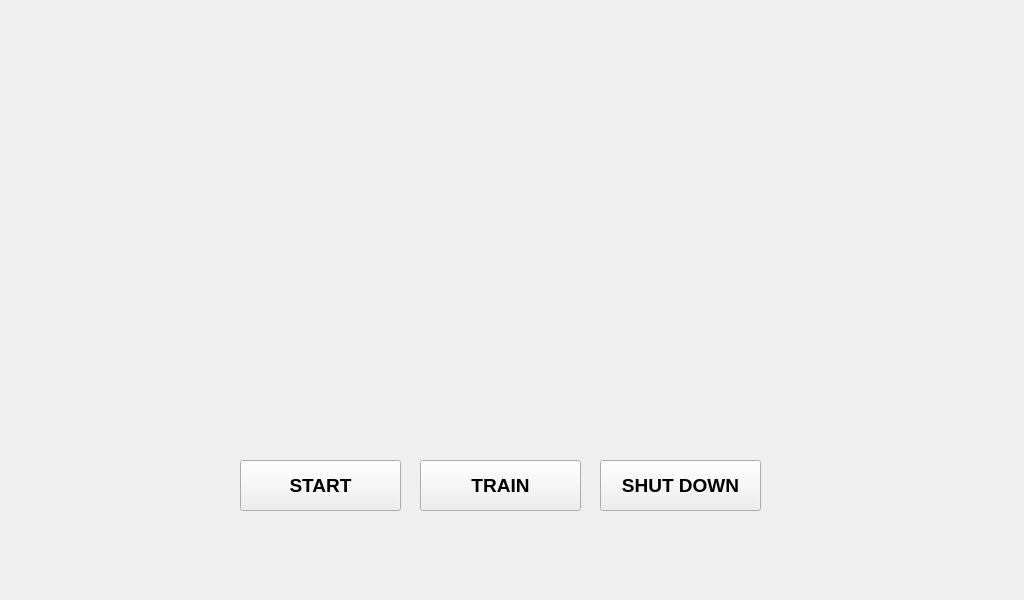
<?xml version="1.0" encoding="UTF-8"?>
<ui version="4.0">
 <class>MainWindow</class>
 <widget class="QMainWindow" name="MainWindow">
  <property name="geometry">
   <rect>
    <x>0</x>
    <y>0</y>
    <width>1024</width>
    <height>600</height>
   </rect>
  </property>
  <property name="windowTitle">
   <string>MainWindow</string>
  </property>
  <widget class="QWidget" name="centralwidget">
   <widget class="QStackedWidget" name="stackedWidget">
    <property name="geometry">
     <rect>
      <x>0</x>
      <y>0</y>
      <width>1024</width>
      <height>600</height>
     </rect>
    </property>
    <property name="styleSheet">
     <string notr="true">#pgSplash {
	border-image: url(:/images/images/5.jpg) 0 0 0 0 stretch stretch;
}

#pgChoose {
	border-image: url(:/images/images/4.jpg) 0 0 0 0 stretch stretch;
}


#pgGreen QLabel, #pgRed QLabel, #pgYellow QLabel {
	color: white;
}

</string>
    </property>
    <property name="currentIndex">
     <number>0</number>
    </property>
    <widget class="QWidget" name="pgSplash">
     <widget class="QPushButton" name="btnSplashStart">
      <property name="geometry">
       <rect>
        <x>240</x>
        <y>460</y>
        <width>161</width>
        <height>51</height>
       </rect>
      </property>
      <property name="font">
       <font>
        <family>Arial</family>
        <pointsize>14</pointsize>
        <weight>75</weight>
        <bold>true</bold>
       </font>
      </property>
      <property name="text">
       <string>START</string>
      </property>
     </widget>
     <widget class="QPushButton" name="btnSplashTrain">
      <property name="geometry">
       <rect>
        <x>420</x>
        <y>460</y>
        <width>161</width>
        <height>51</height>
       </rect>
      </property>
      <property name="font">
       <font>
        <family>Arial</family>
        <pointsize>14</pointsize>
        <weight>75</weight>
        <bold>true</bold>
       </font>
      </property>
      <property name="text">
       <string>TRAIN</string>
      </property>
     </widget>
     <widget class="QPushButton" name="btnSplashShutdown">
      <property name="geometry">
       <rect>
        <x>600</x>
        <y>460</y>
        <width>161</width>
        <height>51</height>
       </rect>
      </property>
      <property name="font">
       <font>
        <family>Arial</family>
        <pointsize>14</pointsize>
        <weight>75</weight>
        <bold>true</bold>
       </font>
      </property>
      <property name="text">
       <string>SHUT DOWN</string>
      </property>
     </widget>
    </widget>
    <widget class="QWidget" name="pgChoosePastry">
     <property name="styleSheet">
      <string notr="true">#pgChoosePastry {
	border-image: url(:/images/images/choose.jpg) 0 0 0 0 stretch;
}</string>
     </property>
     <widget class="QPushButton" name="btnChoosePastryBack">
      <property name="geometry">
       <rect>
        <x>440</x>
        <y>530</y>
        <width>141</width>
        <height>51</height>
       </rect>
      </property>
      <property name="font">
       <font>
        <family>Arial</family>
        <pointsize>14</pointsize>
        <weight>75</weight>
        <bold>true</bold>
       </font>
      </property>
      <property name="text">
       <string>BACK</string>
      </property>
     </widget>
     <widget class="QPushButton" name="btnChoosePastryDoughnut">
      <property name="geometry">
       <rect>
        <x>100</x>
        <y>410</y>
        <width>141</width>
        <height>61</height>
       </rect>
      </property>
      <property name="font">
       <font>
        <family>Arial</family>
        <pointsize>14</pointsize>
        <weight>75</weight>
        <bold>true</bold>
       </font>
      </property>
      <property name="text">
       <string>DONUT</string>
      </property>
     </widget>
     <widget class="QPushButton" name="btnChoosePastryCookie">
      <property name="geometry">
       <rect>
        <x>440</x>
        <y>410</y>
        <width>141</width>
        <height>61</height>
       </rect>
      </property>
      <property name="font">
       <font>
        <family>Arial</family>
        <pointsize>14</pointsize>
        <weight>75</weight>
        <bold>true</bold>
       </font>
      </property>
      <property name="text">
       <string>COOKIE</string>
      </property>
     </widget>
     <widget class="QPushButton" name="btnChoosePastryCupcake">
      <property name="geometry">
       <rect>
        <x>770</x>
        <y>410</y>
        <width>141</width>
        <height>61</height>
       </rect>
      </property>
      <property name="font">
       <font>
        <family>Arial</family>
        <pointsize>14</pointsize>
        <weight>75</weight>
        <bold>true</bold>
       </font>
      </property>
      <property name="text">
       <string>CUPCAKE</string>
      </property>
     </widget>
    </widget>
    <widget class="QWidget" name="pgTrain">
     <widget class="QPushButton" name="btnTrainExit">
      <property name="geometry">
       <rect>
        <x>830</x>
        <y>500</y>
        <width>141</width>
        <height>51</height>
       </rect>
      </property>
      <property name="text">
       <string>EXIT</string>
      </property>
     </widget>
     <widget class="QLabel" name="label">
      <property name="geometry">
       <rect>
        <x>60</x>
        <y>90</y>
        <width>111</width>
        <height>16</height>
       </rect>
      </property>
      <property name="font">
       <font>
        <family>Arial</family>
        <pointsize>10</pointsize>
       </font>
      </property>
      <property name="text">
       <string>No. of Datapoints:</string>
      </property>
     </widget>
     <widget class="QLabel" name="lblTrainCupcakePoints">
      <property name="geometry">
       <rect>
        <x>60</x>
        <y>130</y>
        <width>111</width>
        <height>21</height>
       </rect>
      </property>
      <property name="font">
       <font>
        <family>Arial</family>
        <pointsize>12</pointsize>
        <weight>75</weight>
        <bold>true</bold>
       </font>
      </property>
      <property name="text">
       <string>0</string>
      </property>
     </widget>
     <widget class="QPushButton" name="btnTrainNewCupcake">
      <property name="geometry">
       <rect>
        <x>50</x>
        <y>250</y>
        <width>151</width>
        <height>41</height>
       </rect>
      </property>
      <property name="font">
       <font>
        <family>Arial</family>
        <pointsize>7</pointsize>
        <weight>75</weight>
        <bold>true</bold>
       </font>
      </property>
      <property name="text">
       <string>READ NEW DATA</string>
      </property>
     </widget>
     <widget class="QPushButton" name="btnTrainTrainModelCupcake">
      <property name="geometry">
       <rect>
        <x>50</x>
        <y>310</y>
        <width>151</width>
        <height>41</height>
       </rect>
      </property>
      <property name="font">
       <font>
        <family>Arial</family>
        <pointsize>7</pointsize>
        <weight>75</weight>
        <bold>true</bold>
       </font>
      </property>
      <property name="text">
       <string>TRAIN / RETRAIN MODEL</string>
      </property>
     </widget>
     <widget class="QLabel" name="label_2">
      <property name="geometry">
       <rect>
        <x>60</x>
        <y>50</y>
        <width>121</width>
        <height>16</height>
       </rect>
      </property>
      <property name="font">
       <font>
        <family>Arial</family>
        <pointsize>12</pointsize>
        <weight>75</weight>
        <bold>true</bold>
       </font>
      </property>
      <property name="text">
       <string>Cup Cakes</string>
      </property>
     </widget>
     <widget class="QLabel" name="label_3">
      <property name="geometry">
       <rect>
        <x>280</x>
        <y>90</y>
        <width>111</width>
        <height>16</height>
       </rect>
      </property>
      <property name="font">
       <font>
        <family>Arial</family>
        <pointsize>10</pointsize>
       </font>
      </property>
      <property name="text">
       <string>No. of Datapoints:</string>
      </property>
     </widget>
     <widget class="QPushButton" name="btnTrainNewDoughnut">
      <property name="geometry">
       <rect>
        <x>270</x>
        <y>250</y>
        <width>151</width>
        <height>41</height>
       </rect>
      </property>
      <property name="font">
       <font>
        <family>Arial</family>
        <pointsize>7</pointsize>
        <weight>75</weight>
        <bold>true</bold>
       </font>
      </property>
      <property name="text">
       <string>READ NEW DATA</string>
      </property>
     </widget>
     <widget class="QLabel" name="label_4">
      <property name="geometry">
       <rect>
        <x>280</x>
        <y>50</y>
        <width>121</width>
        <height>16</height>
       </rect>
      </property>
      <property name="font">
       <font>
        <family>Arial</family>
        <pointsize>12</pointsize>
        <weight>75</weight>
        <bold>true</bold>
       </font>
      </property>
      <property name="text">
       <string>Doughnuts</string>
      </property>
     </widget>
     <widget class="QPushButton" name="btnTrainTrainModelDoughnut">
      <property name="geometry">
       <rect>
        <x>270</x>
        <y>310</y>
        <width>151</width>
        <height>41</height>
       </rect>
      </property>
      <property name="font">
       <font>
        <family>Arial</family>
        <pointsize>7</pointsize>
        <weight>75</weight>
        <bold>true</bold>
       </font>
      </property>
      <property name="text">
       <string>TRAIN / RETRAIN MODEL</string>
      </property>
     </widget>
     <widget class="QLabel" name="lblTrainDoughnutPoints">
      <property name="geometry">
       <rect>
        <x>280</x>
        <y>130</y>
        <width>111</width>
        <height>21</height>
       </rect>
      </property>
      <property name="font">
       <font>
        <family>Arial</family>
        <pointsize>12</pointsize>
        <weight>75</weight>
        <bold>true</bold>
       </font>
      </property>
      <property name="text">
       <string>0</string>
      </property>
     </widget>
     <widget class="QLabel" name="label_5">
      <property name="geometry">
       <rect>
        <x>500</x>
        <y>90</y>
        <width>111</width>
        <height>16</height>
       </rect>
      </property>
      <property name="font">
       <font>
        <family>Arial</family>
        <pointsize>10</pointsize>
       </font>
      </property>
      <property name="text">
       <string>No. of Datapoints:</string>
      </property>
     </widget>
     <widget class="QPushButton" name="btnTrainNewCookie">
      <property name="geometry">
       <rect>
        <x>490</x>
        <y>250</y>
        <width>151</width>
        <height>41</height>
       </rect>
      </property>
      <property name="font">
       <font>
        <family>Arial</family>
        <pointsize>7</pointsize>
        <weight>75</weight>
        <bold>true</bold>
       </font>
      </property>
      <property name="text">
       <string>READ NEW DATA</string>
      </property>
     </widget>
     <widget class="QLabel" name="label_6">
      <property name="geometry">
       <rect>
        <x>500</x>
        <y>50</y>
        <width>121</width>
        <height>16</height>
       </rect>
      </property>
      <property name="font">
       <font>
        <family>Arial</family>
        <pointsize>12</pointsize>
        <weight>75</weight>
        <bold>true</bold>
       </font>
      </property>
      <property name="text">
       <string>Cookies</string>
      </property>
     </widget>
     <widget class="QPushButton" name="btnTrainTrainModelCookie">
      <property name="geometry">
       <rect>
        <x>490</x>
        <y>310</y>
        <width>151</width>
        <height>41</height>
       </rect>
      </property>
      <property name="font">
       <font>
        <family>Arial</family>
        <pointsize>7</pointsize>
        <weight>75</weight>
        <bold>true</bold>
       </font>
      </property>
      <property name="text">
       <string>TRAIN / RETRAIN MODEL</string>
      </property>
     </widget>
     <widget class="QLabel" name="lblTrainCookiePoints">
      <property name="geometry">
       <rect>
        <x>500</x>
        <y>130</y>
        <width>111</width>
        <height>21</height>
       </rect>
      </property>
      <property name="font">
       <font>
        <family>Arial</family>
        <pointsize>12</pointsize>
        <weight>75</weight>
        <bold>true</bold>
       </font>
      </property>
      <property name="text">
       <string>0</string>
      </property>
     </widget>
     <widget class="QLineEdit" name="inputTrainSugarLevelCupcake">
      <property name="geometry">
       <rect>
        <x>70</x>
        <y>200</y>
        <width>113</width>
        <height>20</height>
       </rect>
      </property>
      <property name="font">
       <font>
        <family>Arial</family>
       </font>
      </property>
      <property name="text">
       <string/>
      </property>
      <property name="alignment">
       <set>Qt::AlignCenter</set>
      </property>
     </widget>
     <widget class="QLabel" name="lblfeawg">
      <property name="geometry">
       <rect>
        <x>70</x>
        <y>180</y>
        <width>111</width>
        <height>16</height>
       </rect>
      </property>
      <property name="text">
       <string>Sugar Level</string>
      </property>
      <property name="alignment">
       <set>Qt::AlignCenter</set>
      </property>
     </widget>
     <widget class="QLineEdit" name="inputTrainSugarLevelDoughnut">
      <property name="geometry">
       <rect>
        <x>290</x>
        <y>200</y>
        <width>113</width>
        <height>20</height>
       </rect>
      </property>
      <property name="font">
       <font>
        <family>Arial</family>
       </font>
      </property>
      <property name="text">
       <string/>
      </property>
      <property name="alignment">
       <set>Qt::AlignCenter</set>
      </property>
     </widget>
     <widget class="QLabel" name="lblfeawg_2">
      <property name="geometry">
       <rect>
        <x>290</x>
        <y>180</y>
        <width>111</width>
        <height>16</height>
       </rect>
      </property>
      <property name="text">
       <string>Sugar Level</string>
      </property>
      <property name="alignment">
       <set>Qt::AlignCenter</set>
      </property>
     </widget>
     <widget class="QLineEdit" name="inputTrainSugarLevelCookie">
      <property name="geometry">
       <rect>
        <x>510</x>
        <y>200</y>
        <width>113</width>
        <height>20</height>
       </rect>
      </property>
      <property name="font">
       <font>
        <family>Arial</family>
       </font>
      </property>
      <property name="text">
       <string/>
      </property>
      <property name="alignment">
       <set>Qt::AlignCenter</set>
      </property>
     </widget>
     <widget class="QLabel" name="lblfeawg_3">
      <property name="geometry">
       <rect>
        <x>510</x>
        <y>180</y>
        <width>111</width>
        <height>16</height>
       </rect>
      </property>
      <property name="text">
       <string>Sugar Level</string>
      </property>
      <property name="alignment">
       <set>Qt::AlignCenter</set>
      </property>
     </widget>
     <widget class="QPushButton" name="btnTrainDeleteCupcake">
      <property name="geometry">
       <rect>
        <x>50</x>
        <y>400</y>
        <width>151</width>
        <height>41</height>
       </rect>
      </property>
      <property name="font">
       <font>
        <family>Arial</family>
        <pointsize>7</pointsize>
        <weight>75</weight>
        <bold>true</bold>
       </font>
      </property>
      <property name="text">
       <string>DELETE DATA</string>
      </property>
     </widget>
     <widget class="QPushButton" name="btnTrainDeleteDoughnut">
      <property name="geometry">
       <rect>
        <x>270</x>
        <y>400</y>
        <width>151</width>
        <height>41</height>
       </rect>
      </property>
      <property name="font">
       <font>
        <family>Arial</family>
        <pointsize>7</pointsize>
        <weight>75</weight>
        <bold>true</bold>
       </font>
      </property>
      <property name="text">
       <string>DELETE DATA</string>
      </property>
     </widget>
     <widget class="QPushButton" name="btnTrainDeleteCookie">
      <property name="geometry">
       <rect>
        <x>490</x>
        <y>400</y>
        <width>151</width>
        <height>41</height>
       </rect>
      </property>
      <property name="font">
       <font>
        <family>Arial</family>
        <pointsize>7</pointsize>
        <weight>75</weight>
        <bold>true</bold>
       </font>
      </property>
      <property name="text">
       <string>DELETE DATA</string>
      </property>
     </widget>
    </widget>
    <widget class="QWidget" name="pgChoose">
     <widget class="QPushButton" name="btnChooseMen">
      <property name="geometry">
       <rect>
        <x>60</x>
        <y>190</y>
        <width>411</width>
        <height>80</height>
       </rect>
      </property>
      <property name="font">
       <font>
        <family>Arial</family>
        <pointsize>12</pointsize>
        <weight>75</weight>
        <bold>true</bold>
       </font>
      </property>
      <property name="text">
       <string>Men</string>
      </property>
     </widget>
     <widget class="QPushButton" name="btnChooseWomen">
      <property name="geometry">
       <rect>
        <x>60</x>
        <y>310</y>
        <width>411</width>
        <height>80</height>
       </rect>
      </property>
      <property name="font">
       <font>
        <family>Arial</family>
        <pointsize>12</pointsize>
        <weight>75</weight>
        <bold>true</bold>
       </font>
      </property>
      <property name="text">
       <string>Women</string>
      </property>
     </widget>
     <widget class="QPushButton" name="btnChooseChildren">
      <property name="geometry">
       <rect>
        <x>60</x>
        <y>430</y>
        <width>411</width>
        <height>80</height>
       </rect>
      </property>
      <property name="font">
       <font>
        <family>Arial</family>
        <pointsize>12</pointsize>
        <weight>75</weight>
        <bold>true</bold>
       </font>
      </property>
      <property name="text">
       <string>Children</string>
      </property>
     </widget>
     <widget class="QPushButton" name="btnChooseBack">
      <property name="geometry">
       <rect>
        <x>530</x>
        <y>480</y>
        <width>151</width>
        <height>61</height>
       </rect>
      </property>
      <property name="font">
       <font>
        <family>Arial</family>
        <pointsize>12</pointsize>
        <weight>75</weight>
        <bold>true</bold>
       </font>
      </property>
      <property name="text">
       <string>Back</string>
      </property>
     </widget>
     <widget class="QPushButton" name="btnChooseProceed">
      <property name="geometry">
       <rect>
        <x>850</x>
        <y>480</y>
        <width>141</width>
        <height>61</height>
       </rect>
      </property>
      <property name="font">
       <font>
        <family>Arial</family>
        <pointsize>12</pointsize>
        <weight>75</weight>
        <bold>true</bold>
       </font>
      </property>
      <property name="text">
       <string>Proceed</string>
      </property>
     </widget>
    </widget>
    <widget class="QWidget" name="pgGreen">
     <property name="styleSheet">
      <string notr="true">#pgGreen {
	border-image: url(:/images/images/3.jpg) 0 0 0 0 stretch;
}</string>
     </property>
     <widget class="QLabel" name="lblGreenGrams">
      <property name="geometry">
       <rect>
        <x>260</x>
        <y>270</y>
        <width>141</width>
        <height>21</height>
       </rect>
      </property>
      <property name="font">
       <font>
        <family>Arial</family>
        <pointsize>16</pointsize>
        <weight>75</weight>
        <bold>true</bold>
       </font>
      </property>
      <property name="text">
       <string>TextLabel</string>
      </property>
     </widget>
     <widget class="QLabel" name="lblGreenPct">
      <property name="geometry">
       <rect>
        <x>262</x>
        <y>426</y>
        <width>141</width>
        <height>21</height>
       </rect>
      </property>
      <property name="font">
       <font>
        <family>Arial</family>
        <pointsize>16</pointsize>
        <weight>75</weight>
        <bold>true</bold>
       </font>
      </property>
      <property name="text">
       <string>TextLabel</string>
      </property>
     </widget>
     <widget class="QPushButton" name="btnGreenBack">
      <property name="geometry">
       <rect>
        <x>540</x>
        <y>480</y>
        <width>141</width>
        <height>61</height>
       </rect>
      </property>
      <property name="font">
       <font>
        <family>Arial</family>
        <pointsize>12</pointsize>
        <weight>75</weight>
        <bold>true</bold>
       </font>
      </property>
      <property name="text">
       <string>BACK</string>
      </property>
     </widget>
     <widget class="QPushButton" name="btnGreenOk">
      <property name="geometry">
       <rect>
        <x>848</x>
        <y>480</y>
        <width>141</width>
        <height>61</height>
       </rect>
      </property>
      <property name="font">
       <font>
        <family>Arial</family>
        <pointsize>12</pointsize>
        <weight>75</weight>
        <bold>true</bold>
       </font>
      </property>
      <property name="text">
       <string>OKAY</string>
      </property>
     </widget>
     <widget class="QLabel" name="lblGreenInfo">
      <property name="geometry">
       <rect>
        <x>570</x>
        <y>220</y>
        <width>391</width>
        <height>131</height>
       </rect>
      </property>
      <property name="font">
       <font>
        <family>Arial</family>
        <pointsize>12</pointsize>
       </font>
      </property>
      <property name="styleSheet">
       <string notr="true">#lblGreenInfo {
	color: black;
}</string>
      </property>
      <property name="text">
       <string>TextLabel</string>
      </property>
      <property name="wordWrap">
       <bool>true</bool>
      </property>
     </widget>
    </widget>
    <widget class="QWidget" name="pgRed">
     <property name="styleSheet">
      <string notr="true">#pgRed {
	border-image: url(:/images/images/1.jpg) 0 0 0 0 stretch;
}</string>
     </property>
     <widget class="QLabel" name="lblRedGrams">
      <property name="geometry">
       <rect>
        <x>260</x>
        <y>270</y>
        <width>141</width>
        <height>21</height>
       </rect>
      </property>
      <property name="font">
       <font>
        <family>Arial</family>
        <pointsize>16</pointsize>
        <weight>75</weight>
        <bold>true</bold>
       </font>
      </property>
      <property name="text">
       <string>TextLabel</string>
      </property>
     </widget>
     <widget class="QLabel" name="lblRedPct">
      <property name="geometry">
       <rect>
        <x>262</x>
        <y>426</y>
        <width>141</width>
        <height>21</height>
       </rect>
      </property>
      <property name="font">
       <font>
        <family>Arial</family>
        <pointsize>16</pointsize>
        <weight>75</weight>
        <bold>true</bold>
       </font>
      </property>
      <property name="text">
       <string>TextLabel</string>
      </property>
     </widget>
     <widget class="QPushButton" name="btnRedOk">
      <property name="geometry">
       <rect>
        <x>848</x>
        <y>480</y>
        <width>141</width>
        <height>61</height>
       </rect>
      </property>
      <property name="font">
       <font>
        <family>Arial</family>
        <pointsize>12</pointsize>
        <weight>75</weight>
        <bold>true</bold>
       </font>
      </property>
      <property name="text">
       <string>OKAY</string>
      </property>
     </widget>
     <widget class="QPushButton" name="btnRedBack">
      <property name="geometry">
       <rect>
        <x>540</x>
        <y>480</y>
        <width>141</width>
        <height>61</height>
       </rect>
      </property>
      <property name="font">
       <font>
        <family>Arial</family>
        <pointsize>12</pointsize>
        <weight>75</weight>
        <bold>true</bold>
       </font>
      </property>
      <property name="text">
       <string>BACK</string>
      </property>
     </widget>
     <widget class="QLabel" name="lblRedInfo">
      <property name="geometry">
       <rect>
        <x>560</x>
        <y>230</y>
        <width>391</width>
        <height>131</height>
       </rect>
      </property>
      <property name="font">
       <font>
        <family>Arial</family>
        <pointsize>12</pointsize>
       </font>
      </property>
      <property name="styleSheet">
       <string notr="true">#lblRedInfo {
	color: black;
}</string>
      </property>
      <property name="text">
       <string>TextLabel</string>
      </property>
      <property name="wordWrap">
       <bool>true</bool>
      </property>
     </widget>
    </widget>
    <widget class="QWidget" name="pgYellow">
     <property name="styleSheet">
      <string notr="true">#pgYellow {
	border-image: url(:/images/images/2.jpg) 0 0 0 0 stretch;
}</string>
     </property>
     <widget class="QLabel" name="lblYellowPct">
      <property name="geometry">
       <rect>
        <x>260</x>
        <y>426</y>
        <width>141</width>
        <height>21</height>
       </rect>
      </property>
      <property name="font">
       <font>
        <family>Arial</family>
        <pointsize>16</pointsize>
        <weight>75</weight>
        <bold>true</bold>
       </font>
      </property>
      <property name="text">
       <string>TextLabel</string>
      </property>
     </widget>
     <widget class="QLabel" name="lblYellowGrams">
      <property name="geometry">
       <rect>
        <x>258</x>
        <y>270</y>
        <width>141</width>
        <height>21</height>
       </rect>
      </property>
      <property name="font">
       <font>
        <family>Arial</family>
        <pointsize>16</pointsize>
        <weight>75</weight>
        <bold>true</bold>
       </font>
      </property>
      <property name="text">
       <string>TextLabel</string>
      </property>
     </widget>
     <widget class="QPushButton" name="btnYellowOk">
      <property name="geometry">
       <rect>
        <x>848</x>
        <y>480</y>
        <width>141</width>
        <height>61</height>
       </rect>
      </property>
      <property name="font">
       <font>
        <family>Arial</family>
        <pointsize>12</pointsize>
        <weight>75</weight>
        <bold>true</bold>
       </font>
      </property>
      <property name="text">
       <string>OKAY</string>
      </property>
     </widget>
     <widget class="QPushButton" name="btnYellowBack">
      <property name="geometry">
       <rect>
        <x>540</x>
        <y>480</y>
        <width>141</width>
        <height>61</height>
       </rect>
      </property>
      <property name="font">
       <font>
        <family>Arial</family>
        <pointsize>12</pointsize>
        <weight>75</weight>
        <bold>true</bold>
       </font>
      </property>
      <property name="text">
       <string>BACK</string>
      </property>
     </widget>
     <widget class="QLabel" name="lblYellowInfo">
      <property name="geometry">
       <rect>
        <x>560</x>
        <y>220</y>
        <width>391</width>
        <height>131</height>
       </rect>
      </property>
      <property name="font">
       <font>
        <family>Arial</family>
        <pointsize>12</pointsize>
       </font>
      </property>
      <property name="styleSheet">
       <string notr="true">#lblYellowInfo {
	color: black;
}</string>
      </property>
      <property name="text">
       <string>TextLabel</string>
      </property>
      <property name="wordWrap">
       <bool>true</bool>
      </property>
     </widget>
    </widget>
   </widget>
  </widget>
 </widget>
 <resources>
  <include location="../../resources.qrc"/>
 </resources>
 <connections/>
</ui>
